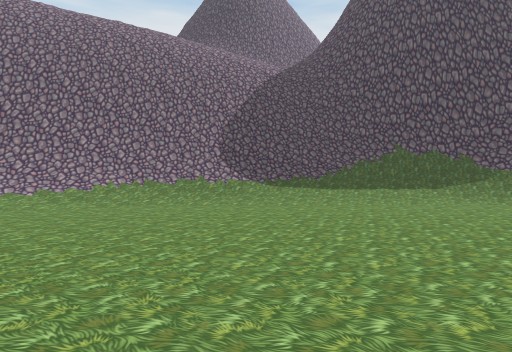
view 1 (above)

16 first-person views from a walk through a scene from a Unity 3-D project. The camera is 1.3 m above the floor, looks level and sees 75° across. The floor is counted in squares, 2 m on a side. Each view is taken from the middle of a square. On the plan, view 1 faces up. The plan holds only what a view shows up to about 10 squares ahead; the rest is blank. The place goes on beyond the plan.

view 2
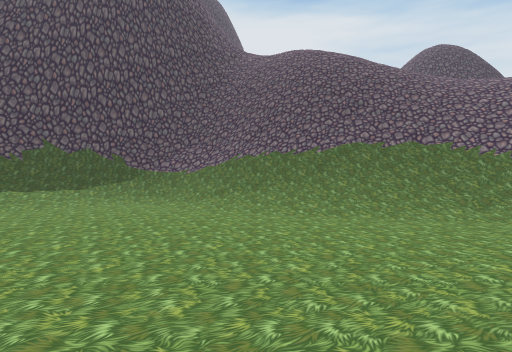

view 3
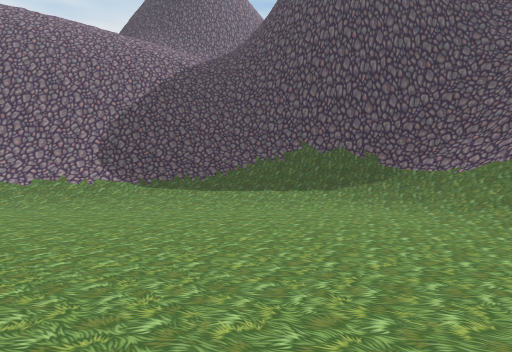

view 4
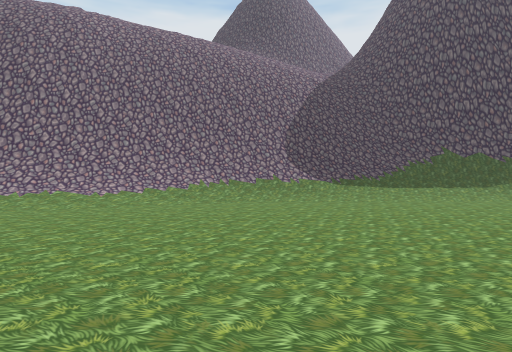

view 5
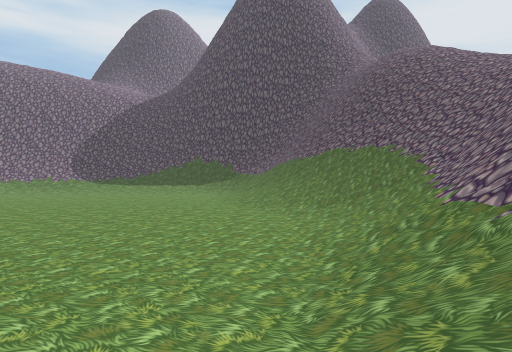

view 6
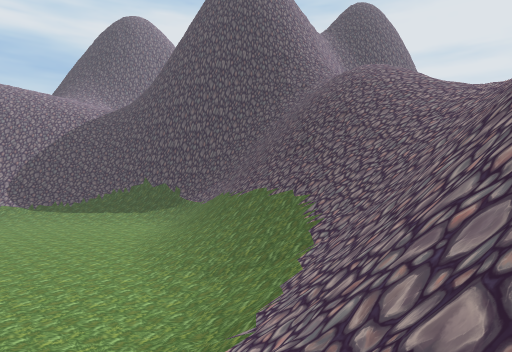

view 7
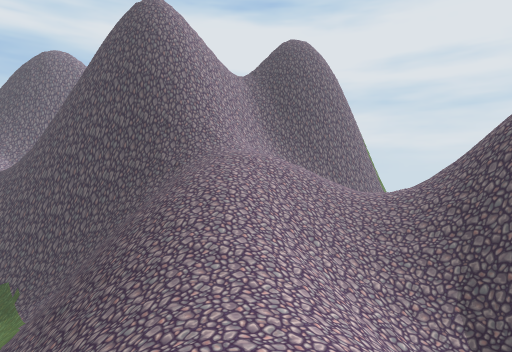

view 8
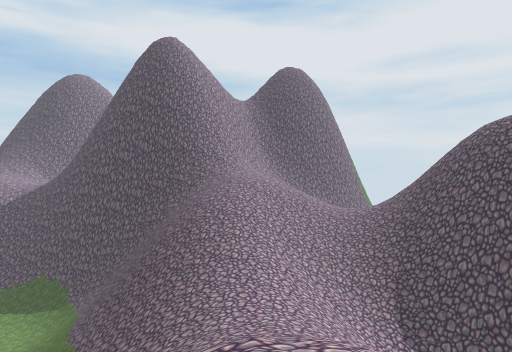

view 9
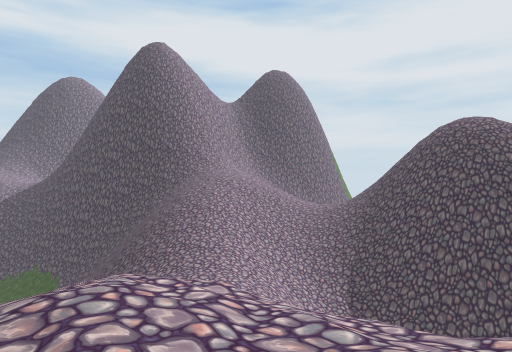

view 10
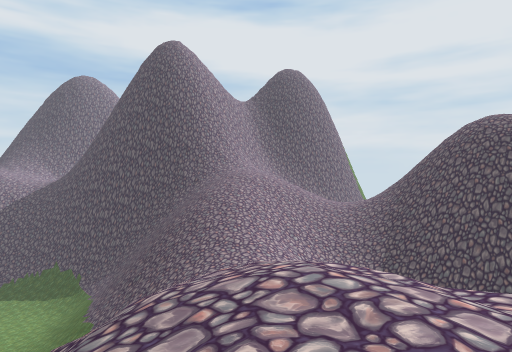

view 11
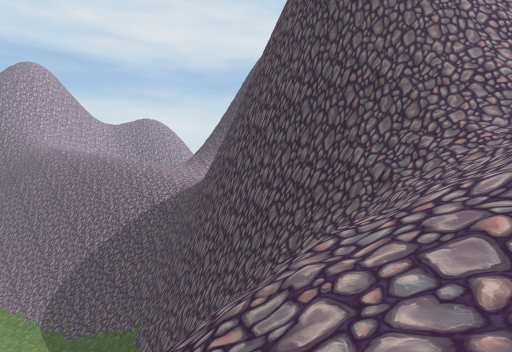

view 12
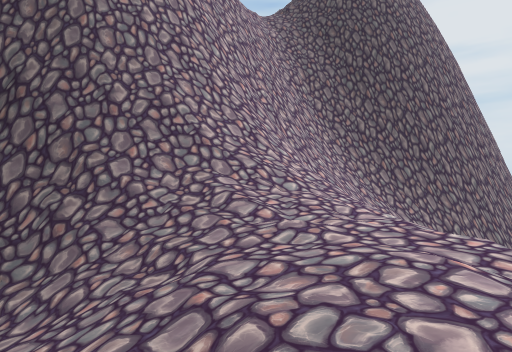

view 13
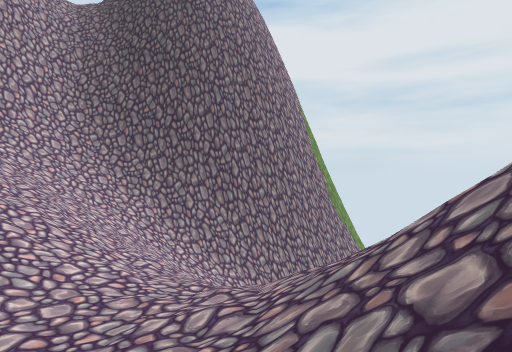

view 14
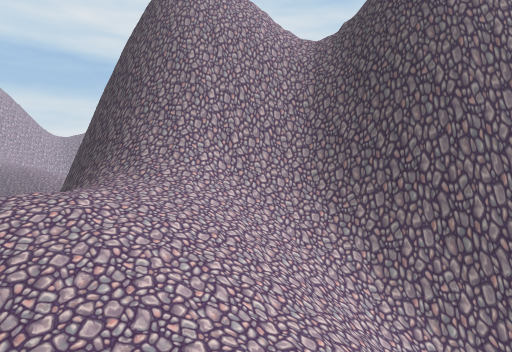

view 15
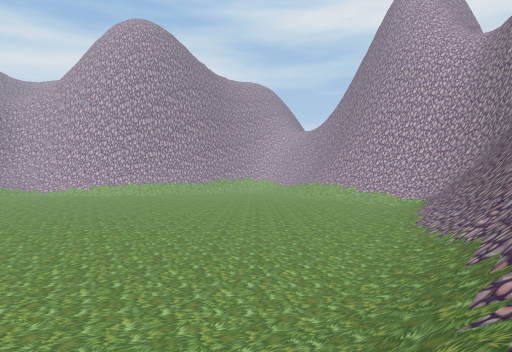

view 16
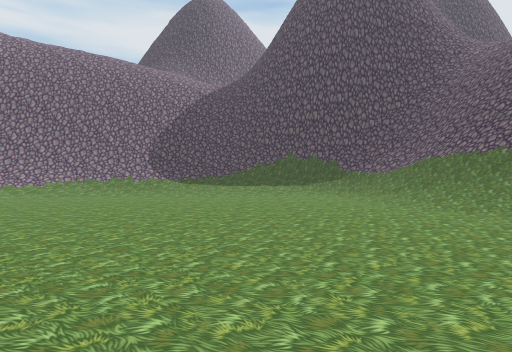

### Floor plan
Key: @ floor where view 1 was taken; # wall or solid block; . main floor; : floor 6.75 m higher than the main floor; + floor 9.25 m higher than the main floor; * floor 10.5 m higher than the main floor; % floor 12 m higher than the main floor; / step, stairs or slope; = window, fence, low wall or low ledge; v drop or lower ground.
Columns run from 8 left of view 1 to 21 right of it. Each row starts with its distance up from view 1.
 15                        ######
 14                      ####===
 13                     ##/////
 12                   ####/////
 11         #####   ####=//////
 10      #####=/#####v##//%/////
  9   #####///////###v  //////+//
  8 ####////.....///## //////////
  7 =////..........//#v/////////#
  6 //.............//#v////////=#
  5 ...............//#=#///////##
  4 ...............///==///////##
  3  ..............////////////##
  2   ..............//////://  /##
  1    ............../////://
  0     ....@........///////
 -1      ............//////
 -2       ... ......//=/  //
 -3            . ...//#   //
 -4               ..//   ////
 -5                .     /**/
 -6                       **

Where each view was taken, in squares from view 1:
view 1: 0 up, 0 right, facing up
view 2: 0 up, 2 right, facing up-right
view 3: 1 up, 3 right, facing up
view 4: 1 down, 2 left, facing up
view 5: 5 down, 7 right, facing up
view 6: 4 down, 9 right, facing up
view 7: 2 down, 14 right, facing up
view 8: 5 down, 14 right, facing up
view 9: 6 down, 15 right, facing up
view 10: 6 down, 14 right, facing up
view 11: 6 up, 13 right, facing up-left
view 12: 8 up, 13 right, facing up
view 13: 7 up, 19 right, facing up
view 14: 8 up, 20 right, facing up-left
view 15: 9 up, 1 right, facing down-left
view 16: 3 down, 3 right, facing up
